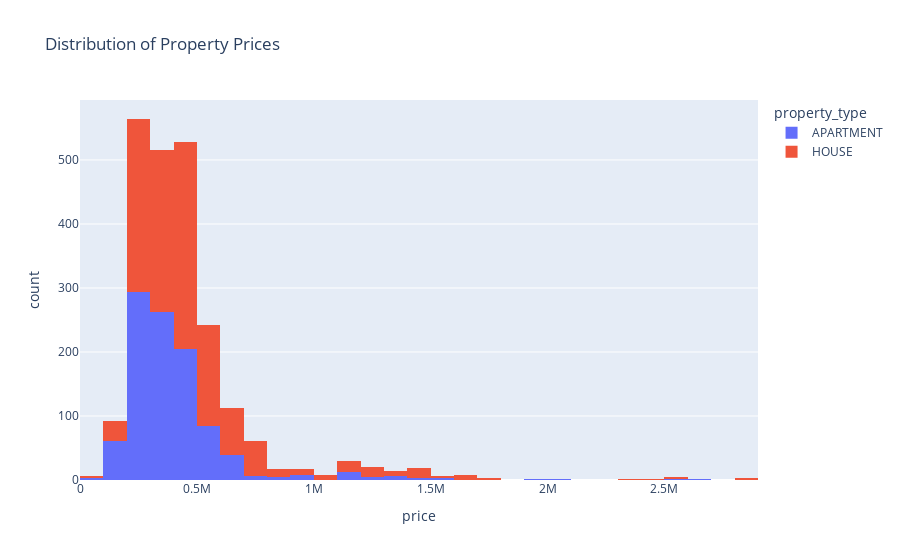
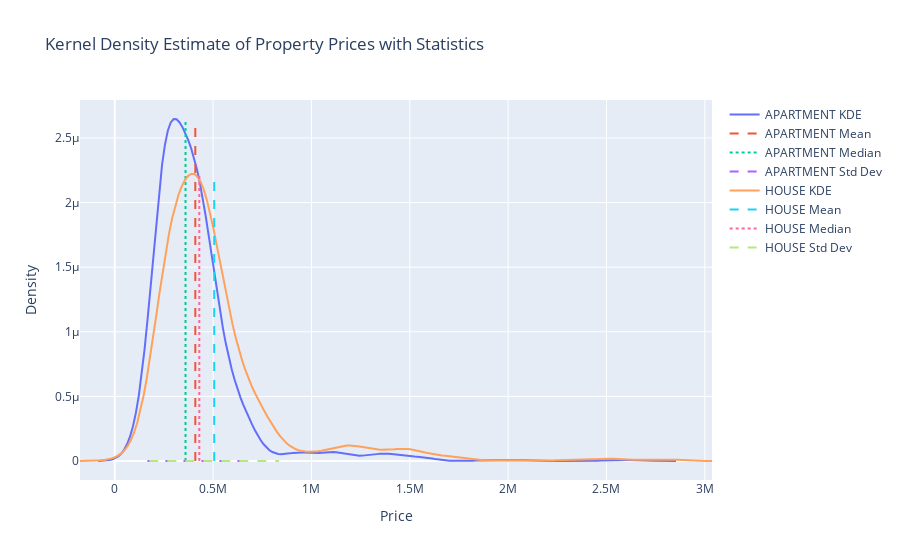

Here is the notebook cell these charts were saved with, in order:
### Code cell
hist_fig = px.histogram(df, x='price', nbins=50, title='Distribution of Property Prices', color='property_type', barmode='stack')

# Initialize the KDE figure
kde_fig = go.Figure()

# Add a KDE line for each property type, and compute statistics
for property_type in df['property_type'].unique():
    subset = df[df['property_type'] == property_type]
    
    # Calculate the KDE using seaborn
    sns_kde = sns.kdeplot(subset['price'], bw_adjust=1, fill=False)
    kde_x, kde_y = sns_kde.get_lines()[0].get_data()
    sns_kde.clear()
    
    # Add the KDE line to the figure
    kde_fig.add_trace(go.Scatter(
        x=kde_x,
        y=kde_y,
        mode='lines',
        name=f'{property_type} KDE'
    ))
    
    # Calculate statistics
    mean = subset['price'].mean()
    median = subset['price'].median()
    stdev = subset['price'].std()
    
    # Add annotations for mean, median, and stdev
    kde_fig.add_trace(go.Scatter(
        x=[mean, mean],
        y=[0, max(kde_y)],
        mode='lines',
        line=dict(dash='dash'),
        name=f'{property_type} Mean'
    ))
    kde_fig.add_trace(go.Scatter(
        x=[median, median],
        y=[0, max(kde_y)],
        mode='lines',
        line=dict(dash='dot'),
        name=f'{property_type} Median'
    ))
    kde_fig.add_trace(go.Scatter(
        x=[mean - stdev, mean + stdev],
        y=[0, 0],
        mode='lines',
        line=dict(dash='dash'),
        name=f'{property_type} Std Dev'
    ))

# Update layout for the KDE figure
kde_fig.update_layout(
    title='Kernel Density Estimate of Property Prices with Statistics',
    xaxis_title='Price',
    yaxis_title='Density'
)

# Show the plots
hist_fig.show()
kde_fig.show()

### Figure 1 — Plotly figure (JSON) as saved in the notebook; plotly's stock layout.template omitted (floating-point values rounded to 4 significant figures; data arrays with more than 128 entries replaced by an {"elided": "..."} marker saying what was removed)
{"data": [{"alignmentgroup": "True", "bingroup": "x", "hovertemplate": "property_type=APARTMENT<br>price=%{x}<br>count=%{y}<extra></extra>", "legendgroup": "APARTMENT", "marker": {"color": "#636efa", "pattern": {"shape": ""}}, "name": "APARTMENT", "nbinsx": 50, "offsetgroup": "APARTMENT", "orientation": "v", "showlegend": true, "type": "histogram", "x": {"elided": "999 int values"}, "xaxis": "x", "yaxis": "y"}, {"alignmentgroup": "True", "bingroup": "x", "hovertemplate": "property_type=HOUSE<br>price=%{x}<br>count=%{y}<extra></extra>", "legendgroup": "HOUSE", "marker": {"color": "#EF553B", "pattern": {"shape": ""}}, "name": "HOUSE", "nbinsx": 50, "offsetgroup": "HOUSE", "orientation": "v", "showlegend": true, "type": "histogram", "x": {"elided": "1281 int values"}, "xaxis": "x", "yaxis": "y"}], "layout": {"barmode": "stack", "legend": {"title": {"text": "property_type"}, "tracegroupgap": 0}, "title": {"text": "Distribution of Property Prices"}, "xaxis": {"anchor": "y", "domain": [0, 1], "title": {"text": "price"}}, "yaxis": {"anchor": "x", "domain": [0, 1], "title": {"text": "count"}}}}

### Figure 2 — Plotly figure (JSON) as saved in the notebook; plotly's stock layout.template omitted (floating-point values rounded to 4 significant figures; data arrays with more than 128 entries replaced by an {"elided": "..."} marker saying what was removed)
{"data": [{"mode": "lines", "name": "APARTMENT KDE", "type": "scatter", "x": {"elided": "200 float values"}, "y": {"elided": "200 float values"}}, {"line": {"dash": "dash"}, "mode": "lines", "name": "APARTMENT Mean", "type": "scatter", "x": [409600.0, 409600.0], "y": [0, 2.647e-06]}, {"line": {"dash": "dot"}, "mode": "lines", "name": "APARTMENT Median", "type": "scatter", "x": [359900, 359900], "y": [0, 2.647e-06]}, {"line": {"dash": "dash"}, "mode": "lines", "name": "APARTMENT Std Dev", "type": "scatter", "x": [166300.0, 653000.0], "y": [0, 0]}, {"mode": "lines", "name": "HOUSE KDE", "type": "scatter", "x": {"elided": "200 float values"}, "y": {"elided": "200 float values"}}, {"line": {"dash": "dash"}, "mode": "lines", "name": "HOUSE Mean", "type": "scatter", "x": [505800.0, 505800.0], "y": [0, 2.222e-06]}, {"line": {"dash": "dot"}, "mode": "lines", "name": "HOUSE Median", "type": "scatter", "x": [430000, 430000], "y": [0, 2.222e-06]}, {"line": {"dash": "dash"}, "mode": "lines", "name": "HOUSE Std Dev", "type": "scatter", "x": [175800.0, 835700.0], "y": [0, 0]}], "layout": {"title": {"text": "Kernel Density Estimate of Property Prices with Statistics"}, "xaxis": {"title": {"text": "Price"}}, "yaxis": {"title": {"text": "Density"}}}}
